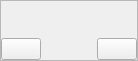
<?xml version="1.0" encoding="UTF-8"?>
<ui version="4.0">
 <class>CustomMessageBox</class>
 <widget class="QWidget" name="CustomMessageBox">
  <property name="geometry">
   <rect>
    <x>0</x>
    <y>0</y>
    <width>138</width>
    <height>61</height>
   </rect>
  </property>
  <property name="windowTitle">
   <string>Form</string>
  </property>
  <layout class="QHBoxLayout" name="horizontalLayout">
   <property name="spacing">
    <number>0</number>
   </property>
   <property name="leftMargin">
    <number>0</number>
   </property>
   <property name="topMargin">
    <number>0</number>
   </property>
   <property name="rightMargin">
    <number>0</number>
   </property>
   <property name="bottomMargin">
    <number>0</number>
   </property>
   <item>
    <widget class="QFrame" name="frmCustomMessageBox">
     <property name="frameShape">
      <enum>QFrame::StyledPanel</enum>
     </property>
     <property name="frameShadow">
      <enum>QFrame::Raised</enum>
     </property>
     <layout class="QVBoxLayout" name="verticalLayout">
      <property name="spacing">
       <number>0</number>
      </property>
      <property name="leftMargin">
       <number>0</number>
      </property>
      <property name="topMargin">
       <number>0</number>
      </property>
      <property name="rightMargin">
       <number>0</number>
      </property>
      <property name="bottomMargin">
       <number>0</number>
      </property>
      <item>
       <widget class="QLabel" name="lblTitle"/>
      </item>
      <item>
       <widget class="QLabel" name="lblText"/>
      </item>
      <item>
       <widget class="QWidget" name="wgtButtons" native="true">
        <layout class="QHBoxLayout" name="horizontalLayout_2">
         <property name="spacing">
          <number>0</number>
         </property>
         <property name="leftMargin">
          <number>0</number>
         </property>
         <property name="topMargin">
          <number>0</number>
         </property>
         <property name="rightMargin">
          <number>0</number>
         </property>
         <property name="bottomMargin">
          <number>0</number>
         </property>
         <item>
          <widget class="QPushButton" name="btnEscape"/>
         </item>
         <item>
          <spacer name="horizontalSpacer">
           <property name="orientation">
            <enum>Qt::Horizontal</enum>
           </property>
           <property name="sizeHint" stdset="0">
            <size>
             <width>40</width>
             <height>20</height>
            </size>
           </property>
          </spacer>
         </item>
         <item>
          <widget class="QPushButton" name="btnDefault">
           <property name="text">
            <string/>
           </property>
          </widget>
         </item>
        </layout>
       </widget>
      </item>
     </layout>
    </widget>
   </item>
  </layout>
 </widget>
 <resources/>
 <connections/>
</ui>
